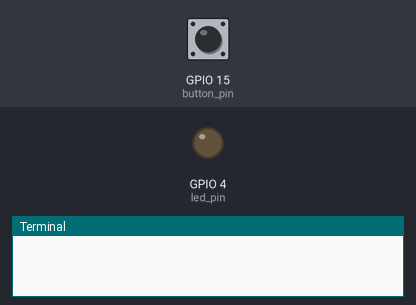
The program below on a simulated Raspberry Pi (BCM pin numbers). Parts: output pins drawn as LEDs (lit = HIGH), the last lines printed to the terminal. The inputs (shaded band) are chosen by the test bench; at power-on: GPIO 15 (button_pin) LOW.

Above: at 1.2 s.
1.3 s: GPIO 15 (button_pin) pulled HIGH for 0.15 s
At 1.9 s:
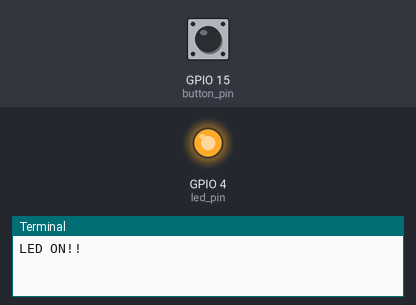
2.9 s: GPIO 15 (button_pin) pulled HIGH for 1 s
At 4.3 s:
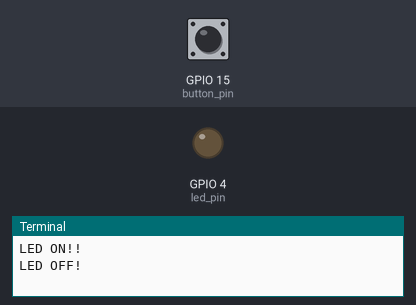
5.4 s: GPIO 15 (button_pin) pulled HIGH for 3.2 s
At 6.2 s:
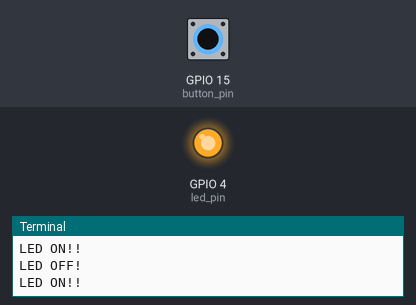
Timing chart, 0 to 8.4 s (numbered marks = the images above; inputs shaded):
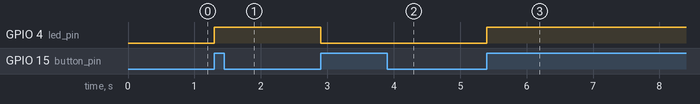

Measured:
- after the input at 1.3 s, GPIO 4 (led_pin): LOW → HIGH at once
- after the input at 2.9 s, GPIO 4 (led_pin): HIGH → LOW at once
- after the input at 5.4 s, GPIO 4 (led_pin): LOW → HIGH at once

The program:

Btn_LED.py
```python
#-*- coding:UTF-8 -*-

import RPi.GPIO as GPIO
import time

button_pin = 15
led_pin = 4

GPIO.setwarnings(False)

GPIO.setmode(GPIO.BCM)

GPIO.setup(button_pin,GPIO.IN,pull_up_down=GPIO.PUD_DOWN)
GPIO.setup(led_pin,GPIO.OUT)

light_on = False
def button_callback(channel):
	global light_on
	if light_on == False:
		GPIO.output(led_pin,1)
		print("LED ON!!")
	else:
		GPIO.output(led_pin,0)
		print("LED OFF!")
	light_on = not light_on

"""
def button_callback(channel):
	print("BUtton pushed!")
"""
GPIO.add_event_detect(button_pin,GPIO.RISING,callback=button_callback,bouncetime=300)

while(1):
	time.sleep(0.1)
```
